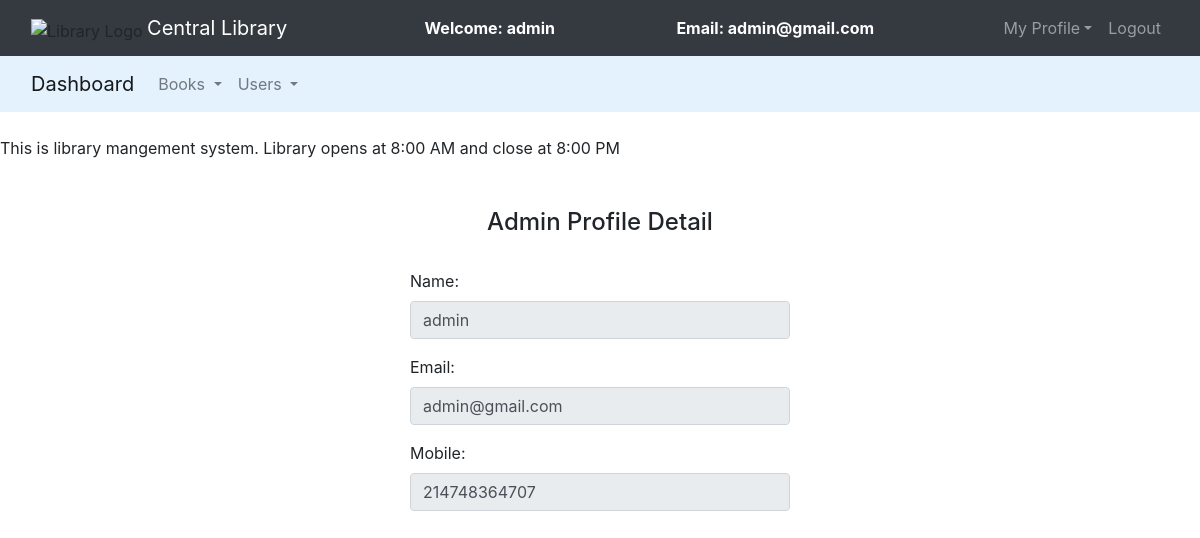
Page /admin/view_profile.php (signed in) on the committed database.
### tables this page shows
CREATE TABLE `staff_accounts` (
  `id` int(11) NOT NULL,
  `name` varchar(100) NOT NULL,
  `email` varchar(100) NOT NULL,
  `password` varchar(255) NOT NULL,
  `role` enum('admin','staff') NOT NULL DEFAULT 'staff',
  `phone` varchar(15) DEFAULT NULL,
  `department` varchar(100) DEFAULT NULL,
  `created_at` timestamp NOT NULL DEFAULT current_timestamp(),
  `updated_at` timestamp NOT NULL DEFAULT current_timestamp() ON UPDATE current_timestamp()
);

### admin/view_profile.php (the view, shortened to what this page needs)
<?php
	$connection = mysqli_connect("localhost","root","");
	$name = "";
	$email = "";
	$phone = "";
	$query = "select * from staff_accounts where email = '$_SESSION[email]'";
	$query_run = mysqli_query($connection,$query);
	while ($row = mysqli_fetch_assoc($query_run)){
		$name = $row['name'];
		$email = $row['email'];
		$phone = $row['phone'];
	}
?>
<!DOCTYPE html>
<html>
<head>
	<link rel="stylesheet" type="text/css" href="../bootstrap-4.4.1/css/bootstrap.min.css">
	<link rel="stylesheet" href="https://cdnjs.cloudflare.com/ajax/libs/font-awesome/6.4.0/css/all.min.css" />
</head>
<body>
	<nav class="navbar navbar-expand-lg navbar-dark bg-dark">
		<div class="container-fluid">
			<div class="navbar-header">
				<img src="../images/logo.png" alt="Library Logo" height="40">
				<a class="navbar-brand" href="index.php">Central Library</a>
			</div>
			<font style="color: white"><span><strong>Welcome: <?php echo $_SESSION['name'];?></strong></span></font>
			<font style="color: white"><span><strong>Email: <?php echo $_SESSION['email'];?></strong></span></font>
			<ul class="nav navbar-nav navbar-right">
				<li class="nav-item dropdown">
					<a class="nav-link dropdown-toggle" data-toggle="dropdown">My Profile</a>
				</li>
				<li class="nav-item">
					<a class="nav-link" href="../logout.php">Logout</a>
				</li>
			</ul>
		</div>
	</nav>
	<nav class="navbar navbar-expand-lg navbar-light" style="background-color: #e3f2fd">
		<div class="container-fluid">
			<a class="navbar-brand" href="admin_dashboard.php">Dashboard</a>
			<div class="collapse navbar-collapse" id="navbarNavDropdown">
				<ul class="navbar-nav mr-auto">
					<li class="nav-item dropdown">
						<a class="nav-link dropdown-toggle" href="#" id="booksDropdown" role="button" data-toggle="dropdown">
							Books
						</a>
					</li>
					<li class="nav-item dropdown">
						<a class="nav-link dropdown-toggle" href="#" id="usersDropdown" role="button" data-toggle="dropdown">
							Users
						</a>
					</li>
				</ul>
			</div>
		</div>
	</nav><br>
	<span><marquee>This is library mangement system. Library opens at 8:00 AM and close at 8:00 PM</marquee></span><br><br>
		<center><h4>Admin Profile Detail</h4><br></center>
		<div class="row">
			<div class="col-md-4"></div>
			<div class="col-md-4">
				<form>
					<div class="form-group">
						<label for="name">Name:</label>
						<input type="text" class="form-control" value="<?php echo $name;?>" disabled>
					</div>
					<div class="form-group">
						<label for="email">Email:</label>
						<input type="text" value="<?php echo $email;?>" class="form-control" disabled>
					</div>
					<div class="form-group">
						<label for="phone">Mobile:</label>
						<input type="text" value="<?php echo $phone;?>" class="form-control" disabled>
					</div>
				</form>
			</div>
			<div class="col-md-4"></div>
		</div>
</body>
</html>

### rows in the picture
staff_accounts: name "admin", email "admin@gmail.com", phone "214748364707"

### other values in the picture
$_SESSION['name'] "admin"
$_SESSION['email'] "admin@gmail.com"
